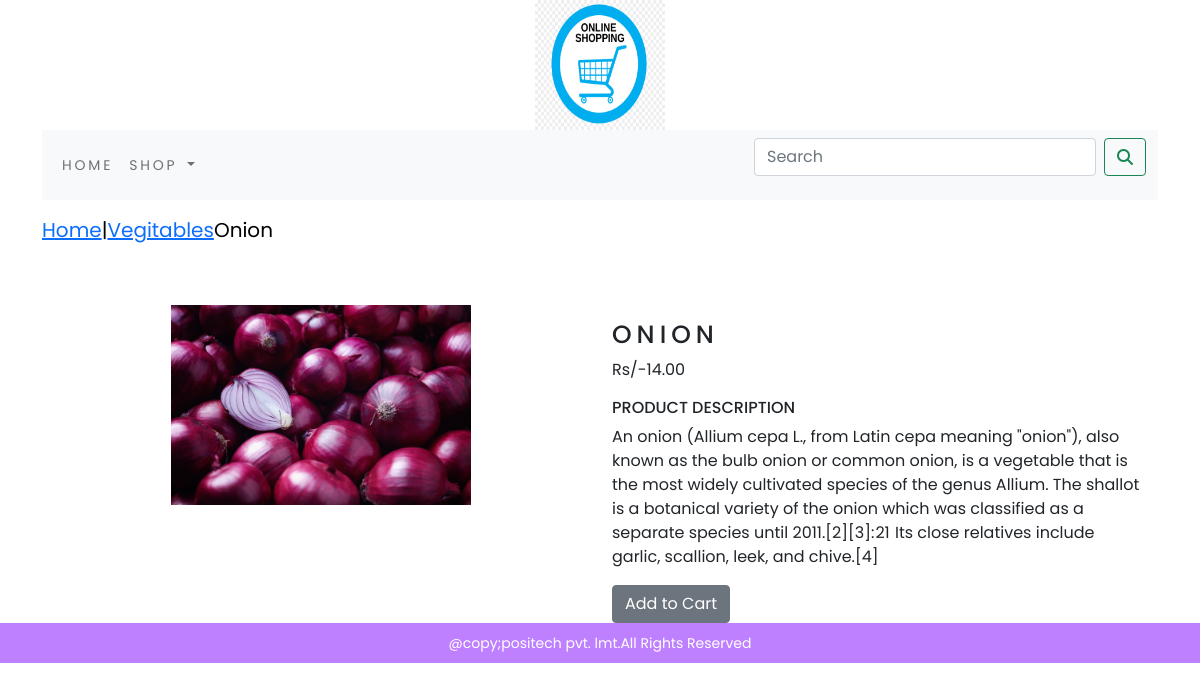
The app's page /shop/vegitables/onion/ with its own data.
### shop/models.py (models this page shows, shortened)
class product(models.Model):
    name=models.TextField(max_length=250,unique=True)
    slug=models.SlugField(max_length=250,unique=True)
    desc=models.TextField(blank=True)
    price=models.DecimalField(decimal_places=2,max_digits=10)
    category=models.ForeignKey(category,on_delete=models.CASCADE)
    img=models.ImageField(upload_to='products',blank=True)
    stock=models.IntegerField()
    available=models.BooleanField(default=True)
    created=models.DateTimeField(auto_now_add=True)
    updated=models.DateTimeField(auto_now=True)
    class Meta:
        ordering = ('name',)
        verbose_name = 'product'
        verbose_name_plural = 'products'

class category(models.Model):
    name=models.CharField(max_length=250,unique=True)
    slug=models.SlugField(max_length=250,unique=True)
    desc=models.TextField(blank=True)
    img=models.ImageField(upload_to='category',blank=True)
    class Meta:
        ordering=('name',)
        verbose_name='category'
        verbose_name_plural='categories'
    def get_url(self):
        return reverse('shop:product_by_category',args=[self.slug])
    def __str__(self):
        return '{}'.format(self.name)

### shop/views.py (the view)
# urls.py: path('<slug:c_slug>/<slug:product_slug>/', views.productdetail, name='prod_cat_detail')
def productdetail(request,c_slug,product_slug):
    try:
        p=product.objects.get(category__slug=c_slug,slug=product_slug)
    except Exception as e:
        raise e
    return render(request,'product.html',{'product':p})

### cart/context_processors.py (called while the page is built)
def counter(request):
    item_count=0
    if 'admin' in request.path:
        return {}
    else:
        try:
            cart1 = cart.objects.filter(cart_id=_cart_id(request))
            cart_items = cartitem.objects.all().filter(carts=cart1[:1])
            for cart_item in cart_items:
                item_count += cart_item.quantity
        except cart.DoesNotExist:
            item_count=0
    return dict(item_count=item_count)

### cart/views.py (called while the page is built)
def _cart_id(request):
     cart1=request.session.session_key
     if not cart1:
          cart1=request.session.create()
     return cart1

### shop/context_processors.py (called while the page is built)
def menu_links(request):
    links=category.objects.all()
    return dict(links=links)

### templates/product.html (shortened to what this page needs)
{% extends 'base.html' %}
{% load static %}
{% block content %}
<div class="row my_prod_row_class">
    <div class="mx_auto">
        <p><a href="{% url 'shop:allproducts' %}">Home</a>|<a href="{{product.category.get_url}}">{{product.category}}</a>{{product.name}}</p>
    </div>
</div>
<br>
<div class="container">
    <div class="row">
        <div class="col-12 col-sm-12 col-md-12 col-lg-6 text-center">
             <img src="{{product.img.url}}" alt="{{product.name}}" height="200" width="300">
        </div>
        <div class="col-12 col-sm-12 col-md-12 col-lg-6">
            <div>
            <h1 class="my-prod_title">{{product.name}}</h1>
            <p>Rs/-{{product.price}}</p>
            <h6 class="my_title">Product Description</h6>
            <p class="text-justify my_prod_text">{{product.desc}}</p>
            {% if product.stock <= 0 %}
            <h3 class="text-justify my_prod_text">Out of Stock</h3>
            {% else %}
            <a class="btn btn-secondary" href="{% url 'cart:add_cart' product.id %}">Add to Cart</a>
            {% endif %}
        </div>
    </div>
</div>
</div>
{% endblock %}

### static/css/custom12.css (style rules this page uses)
body { font-family: 'Poppins', sans-serif; background-color: white; }
.my_title { font-size:16px; text-transform:uppercase; letter_spacing:.2em; }
.my_prod_row_class { padding-top:15px; padding-bottom:20px; }
.my_prod_row_class .mx_auto { color:#000; font-size:20px; text-decoration:none; }
.my-prod_title { font-size:25px; letter-spacing:.2em; padding-top:15px; text-transform:uppercase; }

### records on screen
product: category "Vegitables", name "Onion", img (picture), name "ONION", price "14.00", desc "An onion (Allium cepa L., from Latin cepa meaning \"onion\"), also known as the bulb onion or common onion, is a vegetable that is the most widely cultivated species of the genus Allium. The shallot is a botanical variety of the onion which was classified as a separate species until 2011.[2][3]: 21 Its close relatives include garlic, scallion, leek, and chive.[4]"
